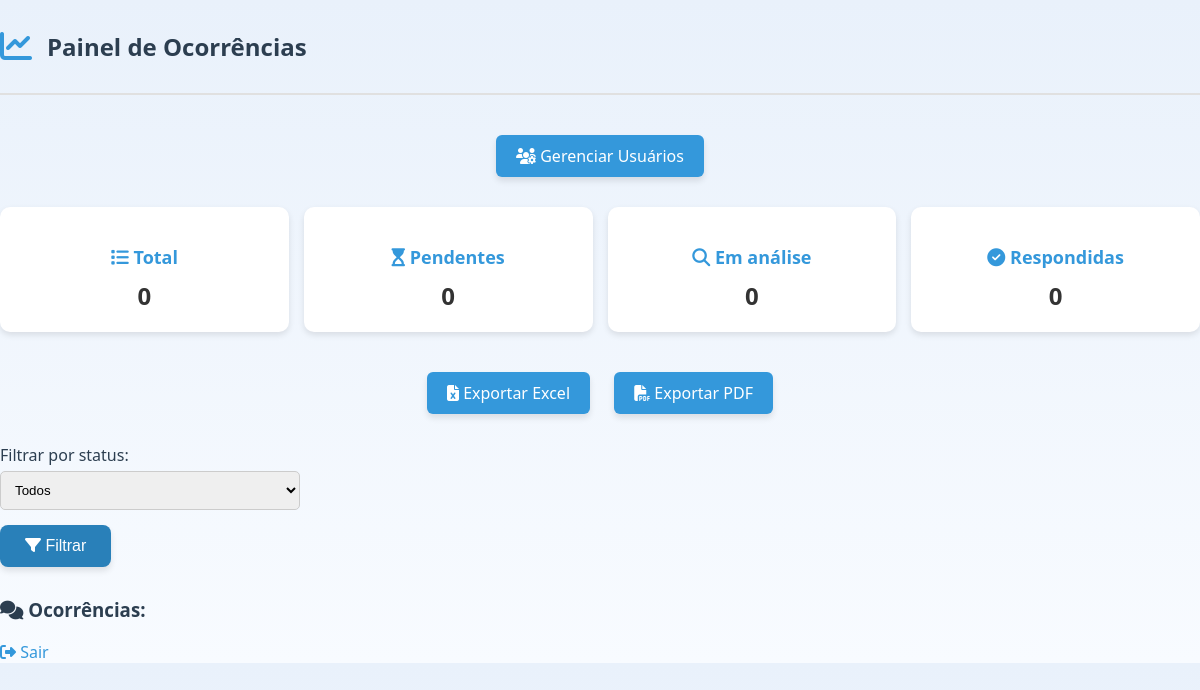
Page /painel (signed in) on the earlier database version.
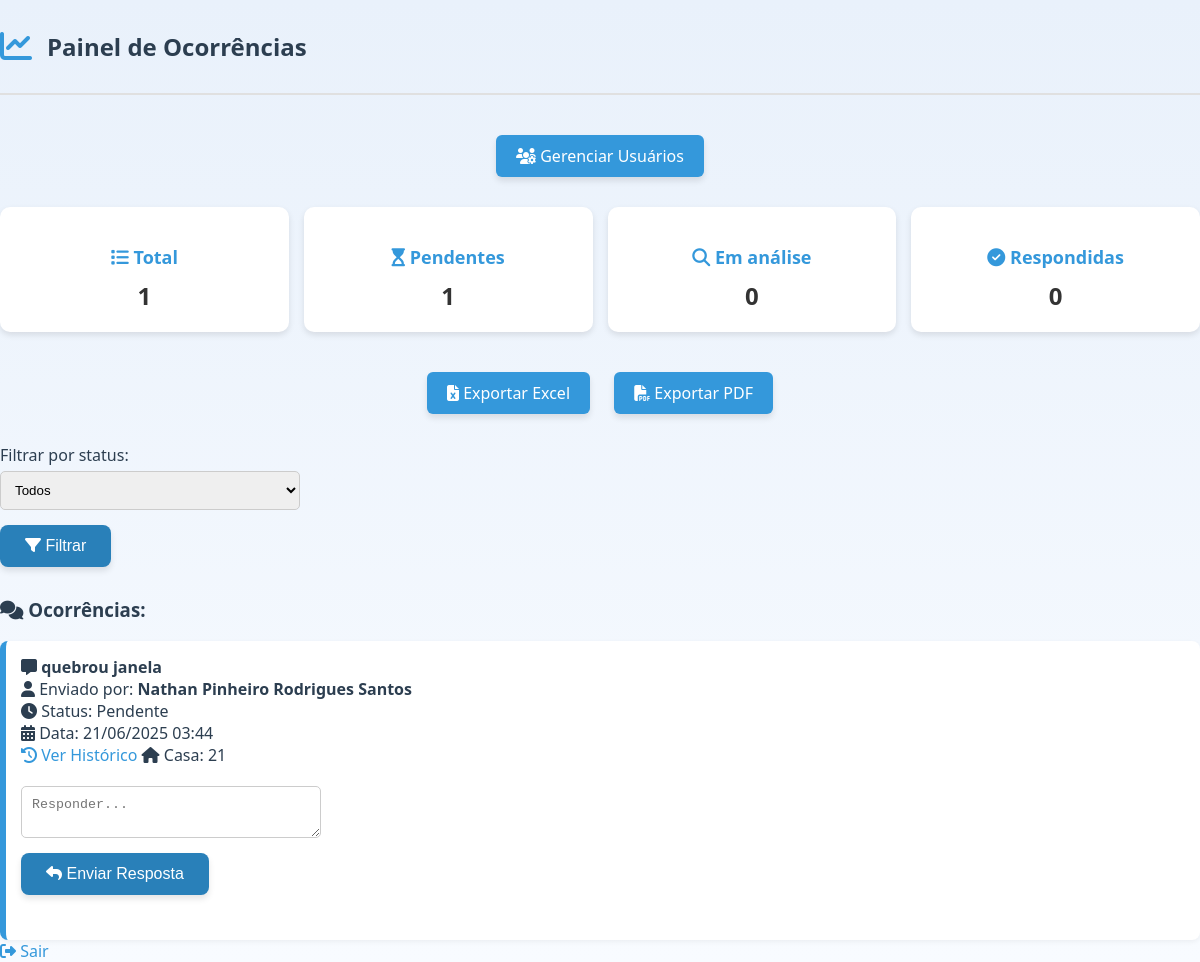
Same page on the later database version.
### app/models.py (models this page shows)
class Ocorrencia(db.Model):
    id = db.Column(db.Integer, primary_key=True)
    usuario_id = db.Column(db.Integer, db.ForeignKey('usuario.id'), nullable=False)
    tipo = db.Column(db.String(50), nullable=False)
    descricao = db.Column(db.Text, nullable=False)
    status = db.Column(db.String(50), default='Pendente')
    data_criacao = db.Column(db.DateTime, default=datetime.utcnow)
    resposta = db.Column(db.Text)
    respondido_por = db.Column(db.String(100))
    usuario = db.relationship('Usuario', backref='ocorrencias')
    data_ultima_resposta = db.Column(db.DateTime)

class Usuario(db.Model):
    id = db.Column(db.Integer, primary_key=True)
    nome = db.Column(db.String(100), nullable=False)
    email = db.Column(db.String(120), unique=True, nullable=False)
    senha_hash = db.Column(db.String(128), nullable=False)
    tipo = db.Column(db.String(20), default='morador')
    numero_casa = db.Column(db.String(20), nullable=False)

### app/routes.py (the view)
@main.route('/painel')
def painel():
    if 'usuario_id' not in session:
        return redirect(url_for('main.login'))
    usuario_id = session['usuario_id']
    tipo = session['usuario_tipo']
    filtro_status = request.args.get('filtro_status')
    if tipo == 'admin':
        ocorrencias = Ocorrencia.query.filter_by(status=filtro_status).all() if filtro_status else Ocorrencia.query.all()
        resumo = {
            'total': Ocorrencia.query.count(),
            'pendentes': Ocorrencia.query.filter_by(status='Pendente').count(),
            'em_analise': Ocorrencia.query.filter_by(status='Em análise').count(),
            'respondidas': Ocorrencia.query.filter_by(status='Respondida').count()
        }
    else:
        ocorrencias = Ocorrencia.query.filter_by(usuario_id=usuario_id).all()
        resumo = {}
    return render_template('main/painel.html', ocorrencias=ocorrencias, tipo=tipo, resumo=resumo)

### app/templates/main/painel.html (shortened to what this page needs)
<!DOCTYPE html>
<html lang="pt-br">
<head>
    <link rel="stylesheet" href="{{ url_for('static', filename='style.css') }}">
    <link rel="stylesheet" href="https://cdnjs.cloudflare.com/ajax/libs/font-awesome/6.4.0/css/all.min.css">
</head>
<body>
<header class="top-header">
    <i class="fas fa-chart-line"></i>
    <h2>Painel de Ocorrências</h2>
</header>
{% if tipo == 'admin' %}
    <div style="text-align: center; margin-bottom: 20px;">
        <a class="btn" href="{{ url_for('main.listar_usuarios') }}"><i class="fas fa-users-cog"></i> Gerenciar Usuários</a>
    </div>
{% endif %}
{% if tipo == 'admin' %}
    <div class="dashboard">
        <div class="card">
            <h3><i class="fas fa-list"></i> Total</h3>
            <p>{{ resumo.total }}</p>
        </div>
        <div class="card">
            <h3><i class="fas fa-hourglass-start"></i> Pendentes</h3>
            <p>{{ resumo.pendentes }}</p>
        </div>
        <div class="card">
            <h3><i class="fas fa-search"></i> Em análise</h3>
            <p>{{ resumo.em_analise }}</p>
        </div>
        <div class="card">
            <h3><i class="fas fa-check-circle"></i> Respondidas</h3>
            <p>{{ resumo.respondidas }}</p>
        </div>
    </div>
    <div style="text-align: center; margin-top: 10px;">
        <a href="{{ url_for('main.exportar_excel') }}" class="btn"><i class="fas fa-file-excel"></i> Exportar Excel</a>
        <a href="{{ url_for('main.exportar_pdf') }}" class="btn"><i class="fas fa-file-pdf"></i> Exportar PDF</a>
    </div>
    <form method="get" action="{{ url_for('main.painel') }}">
        <label>Filtrar por status:</label>
        <select name="filtro_status">
            <option value="">Todos</option>
        </select>
        <button type="submit"><i class="fas fa-filter"></i> Filtrar</button>
    </form>
{% endif %}
<h3><i class="fas fa-comments"></i> Ocorrências:</h3>
{% for o in ocorrencias %}
    <div class="ocorrencia">
        <strong><i class="fas fa-comment-alt"></i> {{ o.tipo }}</strong><br>
        <i class="fas fa-user"></i> Enviado por: <strong>{{ o.usuario.nome }}</strong><br>
        <i class="fas fa-clock"></i> Status: {{ o.status }}<br>
        <i class="fas fa-calendar-alt"></i> Data: {{ o.data_criacao.strftime('%d/%m/%Y %H:%M') }}<br>
        <a href="{{ url_for('main.historico_respostas', ocorrencia_id=o.id) }}">
            <i class="fas fa-clock-rotate-left"></i> Ver Histórico
        </a>
        {% if tipo == 'admin' %}
        <i class="fas fa-home"></i> Casa: {{ o.usuario.numero_casa }}<br>
        {% endif %}
        {% if tipo == 'admin' and not o.resposta %}
            <form method="post" action="{{ url_for('main.responder', id=o.id) }}">
                <textarea name="resposta" placeholder="Responder..." required></textarea>
                <button type="submit"><i class="fas fa-reply"></i> Enviar Resposta</button>
            </form>
        {% endif %}
    </div>
{% endfor %}
<a href="{{ url_for('main.logout') }}"><i class="fas fa-sign-out-alt"></i> Sair</a>
</body>
</html>

### app/static/style.css (style rules this page uses)
body { background: linear-gradient(to bottom, #e9f1fb, #f8fbff); font-family: 'Segoe UI', Tahoma, Geneva, Verdana, sans-serif; margin: 0; padding: 0; color: #2c3e50; overflow-x: hidden; }
html, body { overflow-x: hidden; }
p { color: #333; margin: 10px 0 30px; font-size: 16px; }
form { margin-top: 20px; margin-bottom: 30px; }
input, select, textarea { display: block; margin-top: 5px; margin-bottom: 15px; padding: 10px; width: 300px; border-radius: 5px; border: 1px solid #ccc; }
button, .btn { background-color: #2980b9; color: white; border: none; padding: 12px 25px; font-size: 16px; border-radius: 8px; cursor: pointer; transition: all 0.3s ease; box-shadow: 0 4px 6px rgba(0,0,0,0.1); }
a { text-decoration: none; color: #3498db; }
.top-header { display: flex; align-items: center; gap: 15px; padding: 10px 0; border-bottom: 2px solid #e0e0e0; margin-bottom: 30px; }
.top-header i { font-size: 32px; color: #3498db; }
.btn { display: inline-block; margin: 10px; padding: 10px 20px; background-color: #3498db; color: white; border-radius: 6px; text-decoration: none; }
.dashboard { display: grid; grid-template-columns: repeat(auto-fit, minmax(200px, 1fr)); gap: 15px; margin-bottom: 30px; }
.card { background: white; border-radius: 10px; padding: 20px; box-shadow: 0 3px 6px rgba(0,0,0,0.1); text-align: center; }
.card h3 { margin-bottom: 10px; font-size: 18px; color: #3498db; }
.card p { font-size: 24px; font-weight: bold; margin: 0; }
.ocorrencia { background: white; border-left: 6px solid #3498db; padding: 15px; border-radius: 8px; box-shadow: 0 2px 5px rgba(0,0,0,0.05); }
* { box-sizing: border-box; }

Differences in the rows shown:
added Ocorrencia: tipo "quebrou janela", usuario.nome "Nathan Pinheiro Rodrigues Santos", status "Pendente", data_criacao "21/06/2025 03:44", usuario.numero_casa "21"
Other differences:
{{ resumo.total }}: "0" → "1"
{{ resumo.pendentes }}: "0" → "1"
